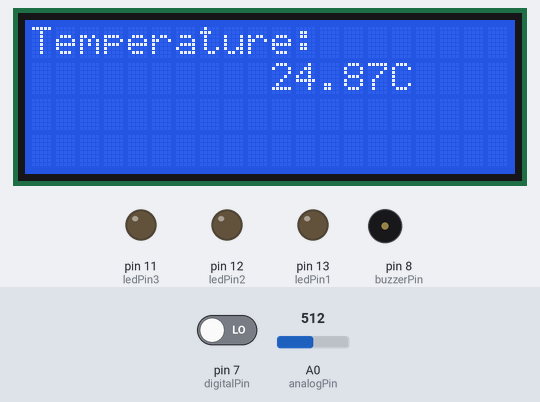
Recording of a sketch running on a simulated Arduino Uno, built with avr-gcc and run on an emulated ATmega328P. On the bench: 20×4 character LCD, output pins drawn as LEDs (lit = HIGH), buzzer (waves = sounding). Inputs (shaded band) come from the test bench; at power-on: A0 (analogPin) = 512, pin 7 (digitalPin) LOW. What the sketch prints to the serial monitor is not drawn.

Above: at 4.2 s.
5.3 s: A0 (analogPin) set to 486
At 6.44 s:
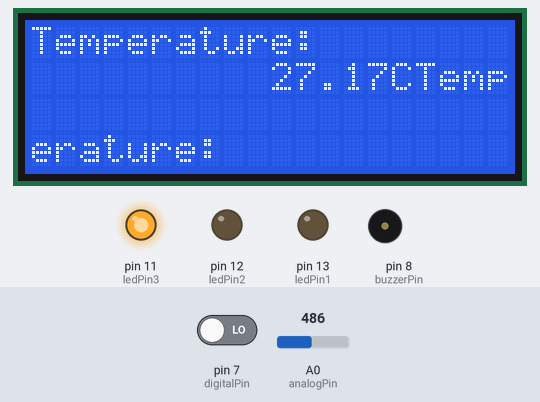
8.2 s: A0 (analogPin) set to 1023
At 9.8 s:
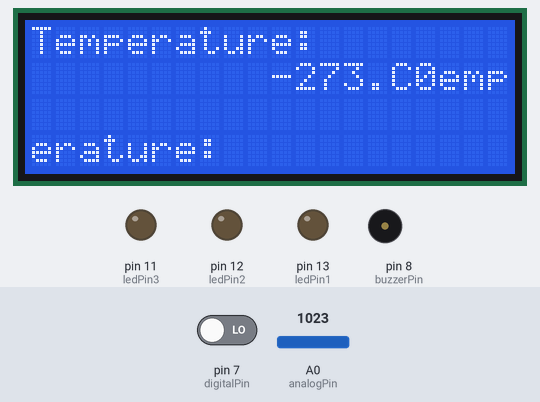
12.3 s: A0 (analogPin) set to 586
At 12.8 s:
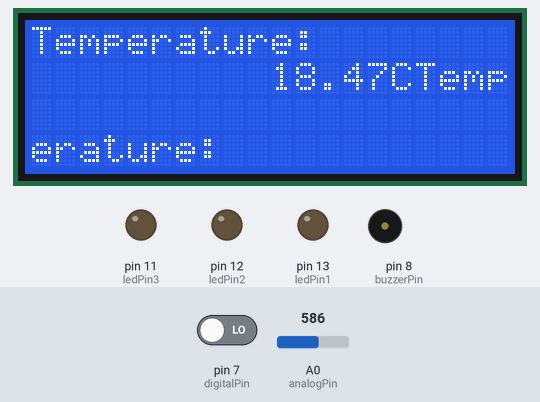
13.8 s: A0 (analogPin) set to 557
At 15.41 s:
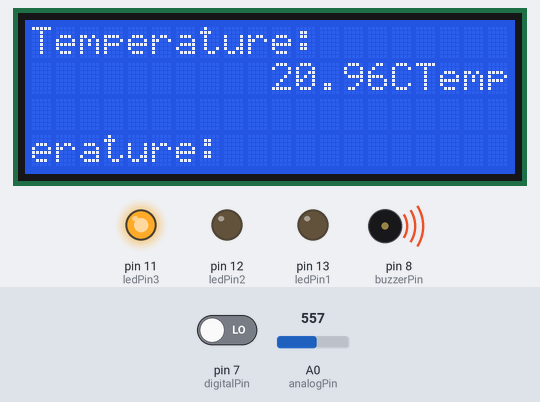
16.8 s: A0 (analogPin) set to 23
At 18.7 s:
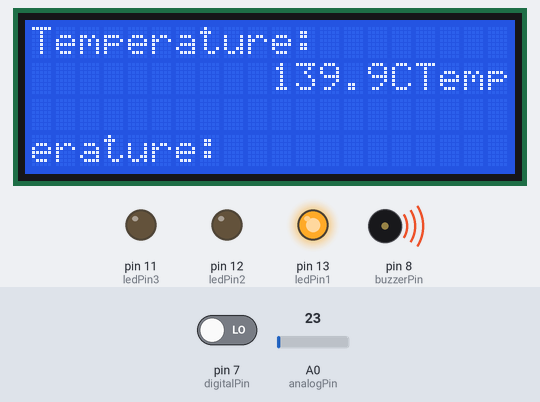
19.0 s: A0 (analogPin) set to 406
At 20.1 s:
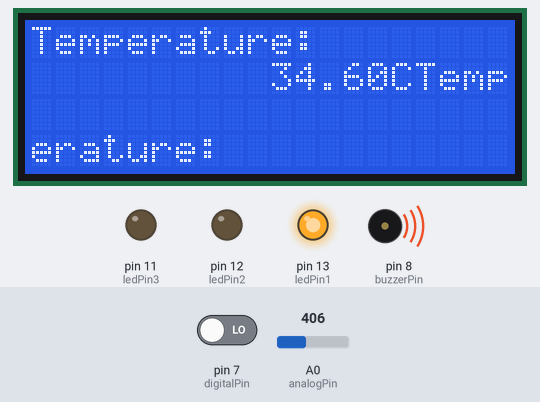
20.6 s: A0 (analogPin) set to 432
Timing chart, 0 to 23.2 s (numbered marks = the images above; inputs shaded):
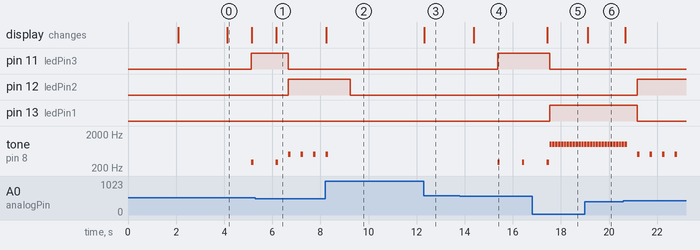

The sketch:

TemperatueSensor.ino
```cpp
//Example: Use of analog temperature sensor

#include <Wire.h>
#include <LiquidCrystal_I2C.h>
LiquidCrystal_I2C lcd(0x27, 20, 4);

#define beta 3950 //the beta of the thermistor
#define resistance 10 //pull up resistor value

const int digitalPin = 7; // Analog Temperature Sensor pin D0 to pin7
int analogPin = A0; // Analog Temperature Sensor pin A0 to pin A0
const int ledPin1 = 13; // red LED light
const int ledPin2 = 12; // green LED light
const int ledPin3 = 11; // blue LED light

boolean Dstate = 0; // variable for reading status of D0
int Astate = 0; // variable for reading status of A0
int buzzerPin = 8;

void setup() {
pinMode(ledPin1, OUTPUT); // initialize the LED pin as an output:
pinMode(ledPin2, OUTPUT);
pinMode(ledPin3, OUTPUT);
pinMode(buzzerPin, OUTPUT);
pinMode(digitalPin, INPUT); // initialize Analog Temperature Sensor D0 pin as an input
Serial.begin(9600); // initialize serial communications at 9600 bps
  lcd.backlight();
  lcd.begin();
  lcd.setCursor(0, 0); //first column, row #1
  lcd.print("Hello World");
  delay(2000); //delay 2000ms
  lcd.clear(); //clear LCD display
  lcd.setCursor(0, 0); //first column, row #1
  lcd.print("Temperature");
  lcd.setCursor(0, 1); //second colum, row #1
  lcd.print("Sensor");
  delay(2000); //delay 2000ms
  lcd.clear(); //clear LCD display
}

void loop() {
long a = 1023 - analogRead (analogPin);
float tempC = beta /(log((1025.0 * 10 / a - 10) / 10) + beta / 298.0)- 273.0;
int Astate = analogRead(analogPin); // read Analog Temperature Sensor A0 value (set point)
int Dstate = digitalRead(digitalPin); // read state of Analog Temperature Sensor D0
Serial.print("D0: ");
Serial.println(Dstate);//print the value of D0
Serial.print("A0:");
Serial.println(Astate);//print the value of A0, when A0 drops below 405, d0 will turn HIGH
Serial.print("Temperature:");
Serial.println(tempC);

//print values on LCD screen
lcd.print("Temperature:");
lcd.setCursor(10, 1); //eleventh coulumn, row#2
lcd.print(tempC); //print temperature
lcd.setCursor(15, 1); //sixteenth coulumn, row#2
lcd.print("C");  //unit of temperature

//setup ranges of the buzzer and LEDs
if ((tempC > 20) && (tempC <=26))   {
    delay(1000); //delay 1000ms
    digitalWrite (ledPin3, HIGH);
    digitalWrite (ledPin2, LOW);
    digitalWrite (ledPin1, LOW);
    tone(buzzerPin, 300,100); }
if ((tempC > 26) && (tempC <=33))   {
    delay(500); //delay 500ms
    digitalWrite (ledPin3, LOW);
    digitalWrite (ledPin2, HIGH);
    digitalWrite (ledPin1, LOW);
    tone(buzzerPin, 500,100); }
if (tempC > 33)   {
    delay(100); //delay 100ms
    digitalWrite (ledPin3, LOW);
    digitalWrite (ledPin2, LOW);
    digitalWrite (ledPin1, HIGH);
    tone(buzzerPin, 1000,100);}
if (tempC <=20)   {
    delay(1000); //delay 1000ms
    digitalWrite (ledPin3, LOW);
    digitalWrite (ledPin2, LOW);
    digitalWrite (ledPin1, LOW);
    noTone(buzzerPin);    }}
```

Measured:
- the behaviour switches between 500 and 499 on A0 (analogPin) (found by bisection; images 0 and 1)
- the behaviour switches between 569 and 568 on A0 (analogPin) (found by bisection; images 3 and 4)
- after the input at 5.3 s, pin 11 (ledPin3): HIGH → LOW after 1.4 s; pin 12 (ledPin2): LOW → HIGH after 1.4 s; the display: changes after 0.86 s (image 1)
- after the input at 8.2 s, pin 12 (ledPin2): HIGH → LOW after 1.0 s; tone on pin 8 (buzzerPin): goes on until 8.3 s, then stays silent; the display: changes at once (image 2)
- after the input at 12.3 s, the display: changes at once (image 3)
- after the input at 13.8 s, pin 11 (ledPin3): LOW → HIGH after 1.6 s; tone on pin 8 (buzzerPin): alternates 300 Hz for 0.10 s and silent for 0.92 s, starting after 1.6 s; the display: changes after 0.57 s (image 4)
- after the input at 16.8 s, pin 11 (ledPin3): HIGH → LOW after 0.73 s; pin 13 (ledPin1): LOW → HIGH after 0.73 s; the display: changes after 0.62 s (image 5)
- after the input at 19.0 s, the display: changes after 0.12 s (image 6)
- after the input at 20.6 s, pin 12 (ledPin2): LOW → HIGH after 0.58 s; pin 13 (ledPin1): HIGH → LOW after 0.58 s
